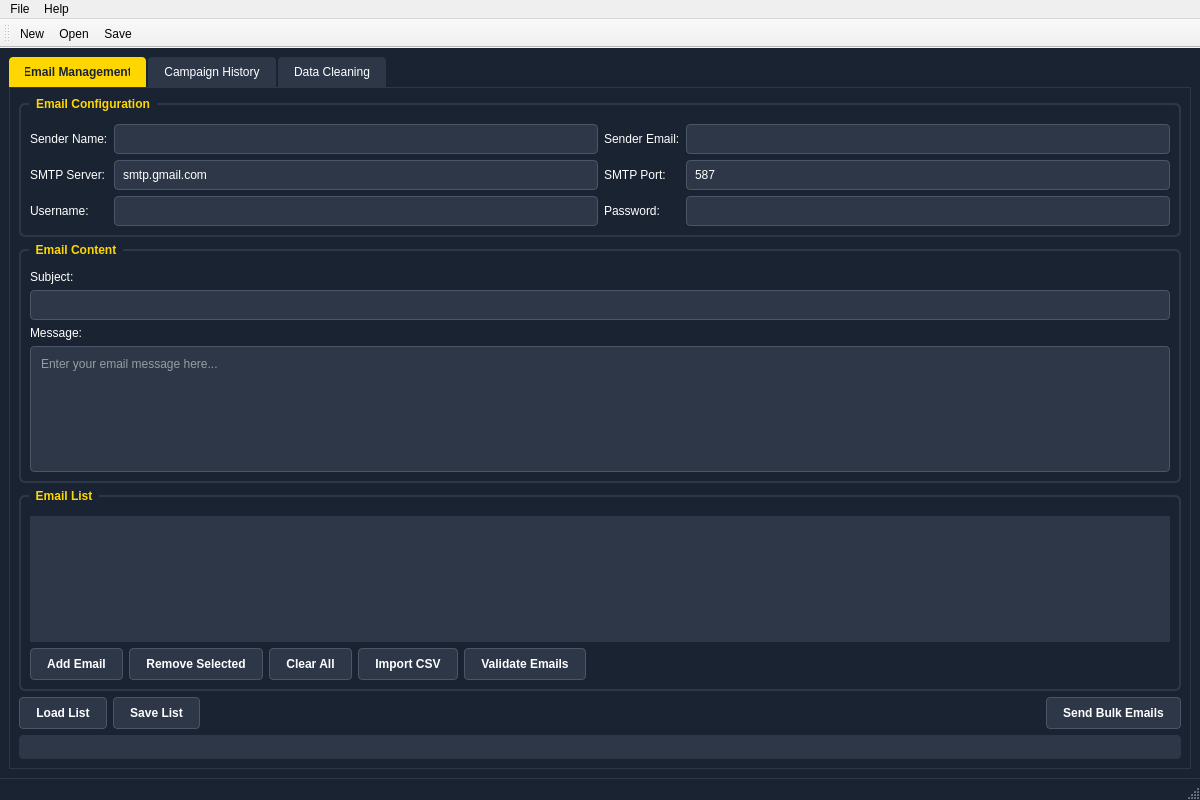
<?xml version="1.0" encoding="UTF-8"?>
<ui version="4.0">
 <class>MainWindow</class>
 <widget class="QMainWindow" name="MainWindow">
  <property name="geometry">
   <rect>
    <x>0</x>
    <y>0</y>
    <width>1200</width>
    <height>800</height>
   </rect>
  </property>
  <property name="windowTitle">
   <string>Bulk Email Manager - Professional Edition</string>
  </property>
  <property name="styleSheet">
   <string notr="true">QMainWindow {
    background-color: #1a2332;
    color: #ffffff;
}

QTabWidget::pane {
    border: 1px solid #2d3748;
    background-color: #1a2332;
}

QTabBar::tab {
    background-color: #2d3748;
    color: #ffffff;
    padding: 8px 16px;
    margin-right: 2px;
    border-top-left-radius: 4px;
    border-top-right-radius: 4px;
}

QTabBar::tab:selected {
    background-color: #FFD700;
    color: #1a2332;
    font-weight: bold;
}

QTabBar::tab:hover {
    background-color: #4a5568;
}

QGroupBox {
    font-weight: bold;
    border: 2px solid #2d3748;
    border-radius: 6px;
    margin-top: 6px;
    padding-top: 10px;
    color: #ffffff;
}

QGroupBox::title {
    subcontrol-origin: margin;
    left: 10px;
    padding: 0 5px 0 5px;
    color: #FFD700;
}

QTableWidget {
    background-color: #2d3748;
    alternate-background-color: #4a5568;
    gridline-color: #1a2332;
    color: #ffffff;
    border: 1px solid #2d3748;
}

QTableWidget::item {
    padding: 4px;
}

QTableWidget::item:selected {
    background-color: #FFD700;
    color: #1a2332;
}

QHeaderView::section {
    background-color: #1a2332;
    color: #FFD700;
    padding: 4px;
    border: 1px solid #2d3748;
    font-weight: bold;
}

QLineEdit, QTextEdit {
    background-color: #2d3748;
    border: 1px solid #4a5568;
    border-radius: 4px;
    padding: 6px;
    color: #ffffff;
}

QLineEdit:focus, QTextEdit:focus {
    border: 2px solid #FFD700;
}

QPushButton {
    background-color: #2d3748;
    border: 1px solid #4a5568;
    border-radius: 4px;
    padding: 8px 16px;
    color: #ffffff;
    font-weight: bold;
}

QPushButton:hover {
    background-color: #4a5568;
    border-color: #FFD700;
}

QPushButton:pressed {
    background-color: #1a2332;
}

QPushButton:disabled {
    background-color: #1a2332;
    color: #718096;
}

QProgressBar {
    border: 1px solid #2d3748;
    border-radius: 4px;
    text-align: center;
    background-color: #2d3748;
    color: #ffffff;
}

QProgressBar::chunk {
    background-color: #FFD700;
    border-radius: 3px;
}

QStatusBar {
    background-color: #1a2332;
    color: #ffffff;
    border-top: 1px solid #2d3748;
}

QLabel {
    color: #ffffff;
}</string>
  </property>
  <widget class="QWidget" name="centralwidget">
   <layout class="QVBoxLayout" name="verticalLayout">
    <item>
     <widget class="QTabWidget" name="tabWidget">
      <property name="currentIndex">
       <number>0</number>
      </property>
      <widget class="QWidget" name="emailTab">
       <attribute name="title">
        <string>Email Management</string>
       </attribute>
       <layout class="QVBoxLayout" name="emailLayout">
        <item>
         <widget class="QGroupBox" name="configGroup">
          <property name="title">
           <string>Email Configuration</string>
          </property>
          <layout class="QGridLayout" name="configLayout">
           <item row="0" column="0">
            <widget class="QLabel" name="label">
             <property name="text">
              <string>Sender Name:</string>
             </property>
            </widget>
           </item>
           <item row="0" column="1">
            <widget class="QLineEdit" name="senderName"/>
           </item>
           <item row="0" column="2">
            <widget class="QLabel" name="label_2">
             <property name="text">
              <string>Sender Email:</string>
             </property>
            </widget>
           </item>
           <item row="0" column="3">
            <widget class="QLineEdit" name="senderEmail"/>
           </item>
           <item row="1" column="0">
            <widget class="QLabel" name="label_3">
             <property name="text">
              <string>SMTP Server:</string>
             </property>
            </widget>
           </item>
           <item row="1" column="1">
            <widget class="QLineEdit" name="smtpServer">
             <property name="text">
              <string>smtp.gmail.com</string>
             </property>
            </widget>
           </item>
           <item row="1" column="2">
            <widget class="QLabel" name="label_4">
             <property name="text">
              <string>SMTP Port:</string>
             </property>
            </widget>
           </item>
           <item row="1" column="3">
            <widget class="QLineEdit" name="smtpPort">
             <property name="text">
              <string>587</string>
             </property>
            </widget>
           </item>
           <item row="2" column="0">
            <widget class="QLabel" name="label_5">
             <property name="text">
              <string>Username:</string>
             </property>
            </widget>
           </item>
           <item row="2" column="1">
            <widget class="QLineEdit" name="smtpUsername"/>
           </item>
           <item row="2" column="2">
            <widget class="QLabel" name="label_6">
             <property name="text">
              <string>Password:</string>
             </property>
            </widget>
           </item>
           <item row="2" column="3">
            <widget class="QLineEdit" name="smtpPassword">
             <property name="echoMode">
              <enum>QLineEdit::Password</enum>
             </property>
            </widget>
           </item>
          </layout>
         </widget>
        </item>
        <item>
         <widget class="QGroupBox" name="contentGroup">
          <property name="title">
           <string>Email Content</string>
          </property>
          <layout class="QVBoxLayout" name="contentLayout">
           <item>
            <widget class="QLabel" name="label_7">
             <property name="text">
              <string>Subject:</string>
             </property>
            </widget>
           </item>
           <item>
            <widget class="QLineEdit" name="subjectLine"/>
           </item>
           <item>
            <widget class="QLabel" name="label_8">
             <property name="text">
              <string>Message:</string>
             </property>
            </widget>
           </item>
           <item>
            <widget class="QTextEdit" name="emailContent">
             <property name="placeholderText">
              <string>Enter your email message here...</string>
             </property>
            </widget>
           </item>
          </layout>
         </widget>
        </item>
        <item>
         <widget class="QGroupBox" name="listGroup">
          <property name="title">
           <string>Email List</string>
          </property>
          <layout class="QVBoxLayout" name="listLayout">
           <item>
            <widget class="QTableWidget" name="emailTable">
             <property name="selectionBehavior">
              <enum>QAbstractItemView::SelectRows</enum>
             </property>
            </widget>
           </item>
           <item>
            <layout class="QHBoxLayout" name="listButtonLayout">
             <item>
              <widget class="QPushButton" name="addButton">
               <property name="text">
                <string>Add Email</string>
               </property>
              </widget>
             </item>
             <item>
              <widget class="QPushButton" name="removeButton">
               <property name="text">
                <string>Remove Selected</string>
               </property>
              </widget>
             </item>
             <item>
              <widget class="QPushButton" name="clearButton">
               <property name="text">
                <string>Clear All</string>
               </property>
              </widget>
             </item>
             <item>
              <widget class="QPushButton" name="importButton">
               <property name="text">
                <string>Import CSV</string>
               </property>
              </widget>
             </item>
             <item>
              <widget class="QPushButton" name="validateButton">
               <property name="text">
                <string>Validate Emails</string>
               </property>
              </widget>
             </item>
             <item>
              <spacer name="horizontalSpacer">
               <property name="orientation">
                <enum>Qt::Horizontal</enum>
               </property>
               <property name="sizeHint" stdset="0">
                <size>
                 <width>40</width>
                 <height>20</height>
                </size>
               </property>
              </spacer>
             </item>
            </layout>
           </item>
          </layout>
         </widget>
        </item>
        <item>
         <layout class="QHBoxLayout" name="actionLayout">
          <item>
           <widget class="QPushButton" name="loadButton">
            <property name="text">
             <string>Load List</string>
            </property>
           </widget>
          </item>
          <item>
           <widget class="QPushButton" name="saveButton">
            <property name="text">
             <string>Save List</string>
            </property>
           </widget>
          </item>
          <item>
           <spacer name="horizontalSpacer_2">
            <property name="orientation">
             <enum>Qt::Horizontal</enum>
            </property>
            <property name="sizeHint" stdset="0">
             <size>
              <width>40</width>
              <height>20</height>
             </size>
            </property>
           </spacer>
          </item>
          <item>
           <widget class="QPushButton" name="sendButton">
            <property name="text">
             <string>Send Bulk Emails</string>
            </property>
           </widget>
          </item>
         </layout>
        </item>
        <item>
         <widget class="QProgressBar" name="progressBar">
          <property name="visible">
           <bool>false</bool>
          </property>
         </widget>
        </item>
       </layout>
      </widget>
      <widget class="QWidget" name="historyTab">
       <attribute name="title">
        <string>Campaign History</string>
       </attribute>
       <layout class="QVBoxLayout" name="historyLayout">
        <item>
         <widget class="QGroupBox" name="historyGroup">
          <property name="title">
           <string>Campaign History</string>
          </property>
          <layout class="QVBoxLayout" name="historyGroupLayout">
           <item>
            <widget class="QTableWidget" name="campaignTable"/>
           </item>
           <item>
            <layout class="QHBoxLayout" name="historyButtonLayout">
             <item>
              <widget class="QPushButton" name="refreshButton">
               <property name="text">
                <string>Refresh</string>
               </property>
              </widget>
             </item>
             <item>
              <widget class="QPushButton" name="exportButton">
               <property name="text">
                <string>Export Results</string>
               </property>
              </widget>
             </item>
             <item>
              <spacer name="horizontalSpacer_3">
               <property name="orientation">
                <enum>Qt::Horizontal</enum>
               </property>
               <property name="sizeHint" stdset="0">
                <size>
                 <width>40</width>
                 <height>20</height>
                </size>
               </property>
              </spacer>
             </item>
            </layout>
           </item>
          </layout>
         </widget>
        </item>
       </layout>
      </widget>
      <widget class="QWidget" name="cleaningTab">
       <attribute name="title">
        <string>Data Cleaning</string>
       </attribute>
       <layout class="QVBoxLayout" name="cleaningLayout">
        <item>
         <widget class="QGroupBox" name="cleaningGroup">
          <property name="title">
           <string>Data Cleaning</string>
          </property>
          <layout class="QVBoxLayout" name="cleaningGroupLayout">
           <item>
            <widget class="QTableWidget" name="cleaningTable"/>
           </item>
           <item>
            <layout class="QHBoxLayout" name="cleaningButtonLayout">
             <item>
              <widget class="QPushButton" name="cleanButton">
               <property name="text">
                <string>Clean Data</string>
               </property>
              </widget>
             </item>
             <item>
              <widget class="QPushButton" name="exportCleanedButton">
               <property name="text">
                <string>Export Cleaned Data</string>
               </property>
              </widget>
             </item>
             <item>
              <spacer name="horizontalSpacer_4">
               <property name="orientation">
                <enum>Qt::Horizontal</enum>
               </property>
               <property name="sizeHint" stdset="0">
                <size>
                 <width>40</width>
                 <height>20</height>
                </size>
               </property>
              </spacer>
             </item>
            </layout>
           </item>
          </layout>
         </widget>
        </item>
       </layout>
      </widget>
     </widget>
    </item>
   </layout>
  </widget>
  <widget class="QStatusBar" name="statusbar"/>
  <widget class="QMenuBar" name="menubar">
   <property name="geometry">
    <rect>
     <x>0</x>
     <y>0</y>
     <width>1200</width>
     <height>22</height>
    </rect>
   </property>
   <widget class="QMenu" name="menuFile">
    <property name="title">
     <string>File</string>
    </property>
    <addaction name="actionNew"/>
    <addaction name="actionOpen"/>
    <addaction name="actionSave"/>
    <addaction name="separator"/>
    <addaction name="actionExit"/>
   </widget>
   <widget class="QMenu" name="menuHelp">
    <property name="title">
     <string>Help</string>
    </property>
    <addaction name="actionAbout"/>
   </widget>
   <addaction name="menuFile"/>
   <addaction name="menuHelp"/>
  </widget>
  <widget class="QToolBar" name="toolBar">
   <property name="windowTitle">
    <string>toolBar</string>
   </property>
   <attribute name="toolBarArea">
    <enum>TopToolBarArea</enum>
   </attribute>
   <attribute name="toolBarBreak">
    <bool>false</bool>
   </attribute>
   <addaction name="actionNew"/>
   <addaction name="actionOpen"/>
   <addaction name="actionSave"/>
  </widget>
  <action name="actionNew">
   <property name="text">
    <string>New</string>
   </property>
  </action>
  <action name="actionOpen">
   <property name="text">
    <string>Open</string>
   </property>
  </action>
  <action name="actionSave">
   <property name="text">
    <string>Save</string>
   </property>
  </action>
  <action name="actionExit">
   <property name="text">
    <string>Exit</string>
   </property>
  </action>
  <action name="actionAbout">
   <property name="text">
    <string>About</string>
   </property>
  </action>
 </widget>
 <resources/>
 <connections/>
</ui>
